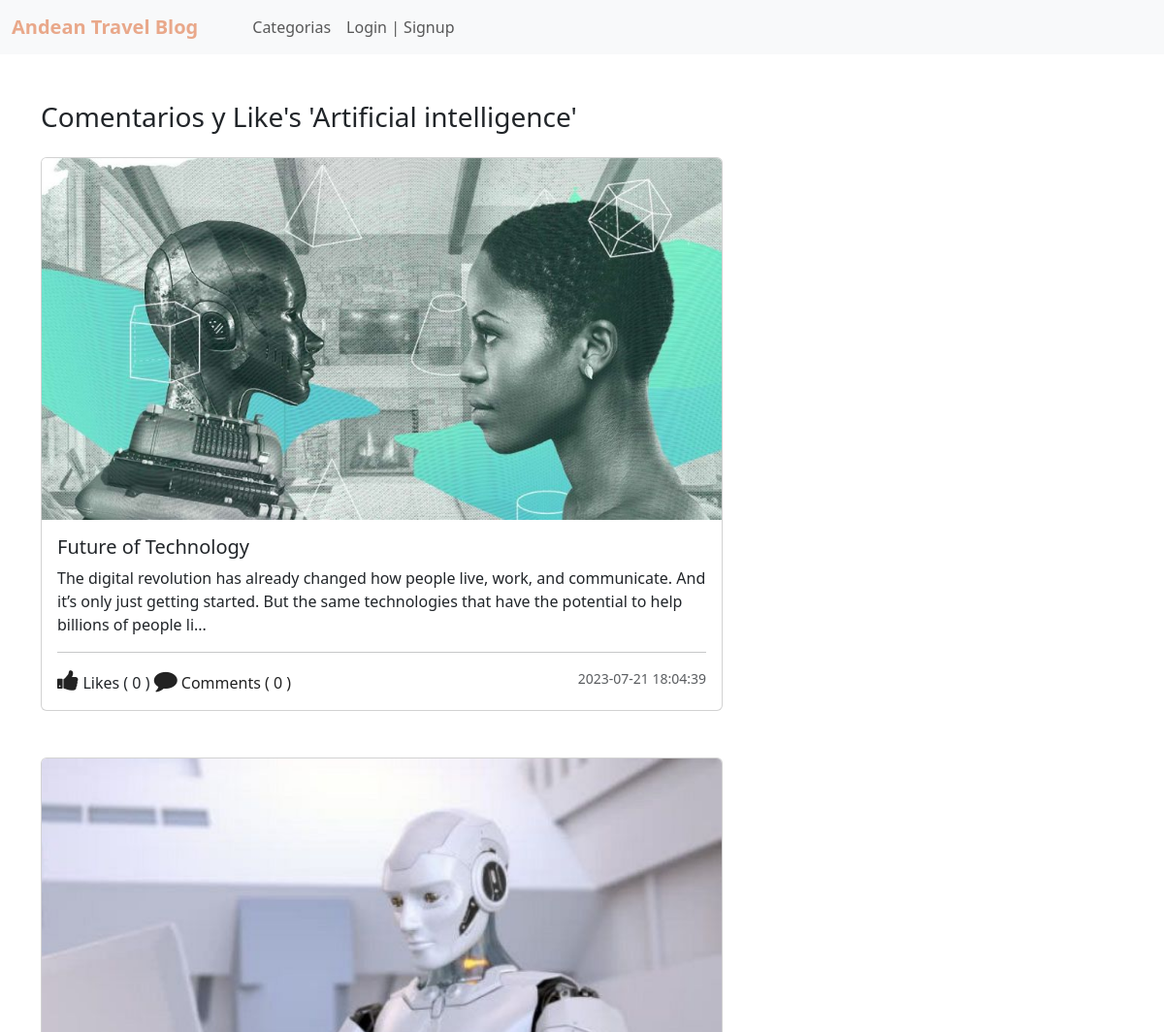
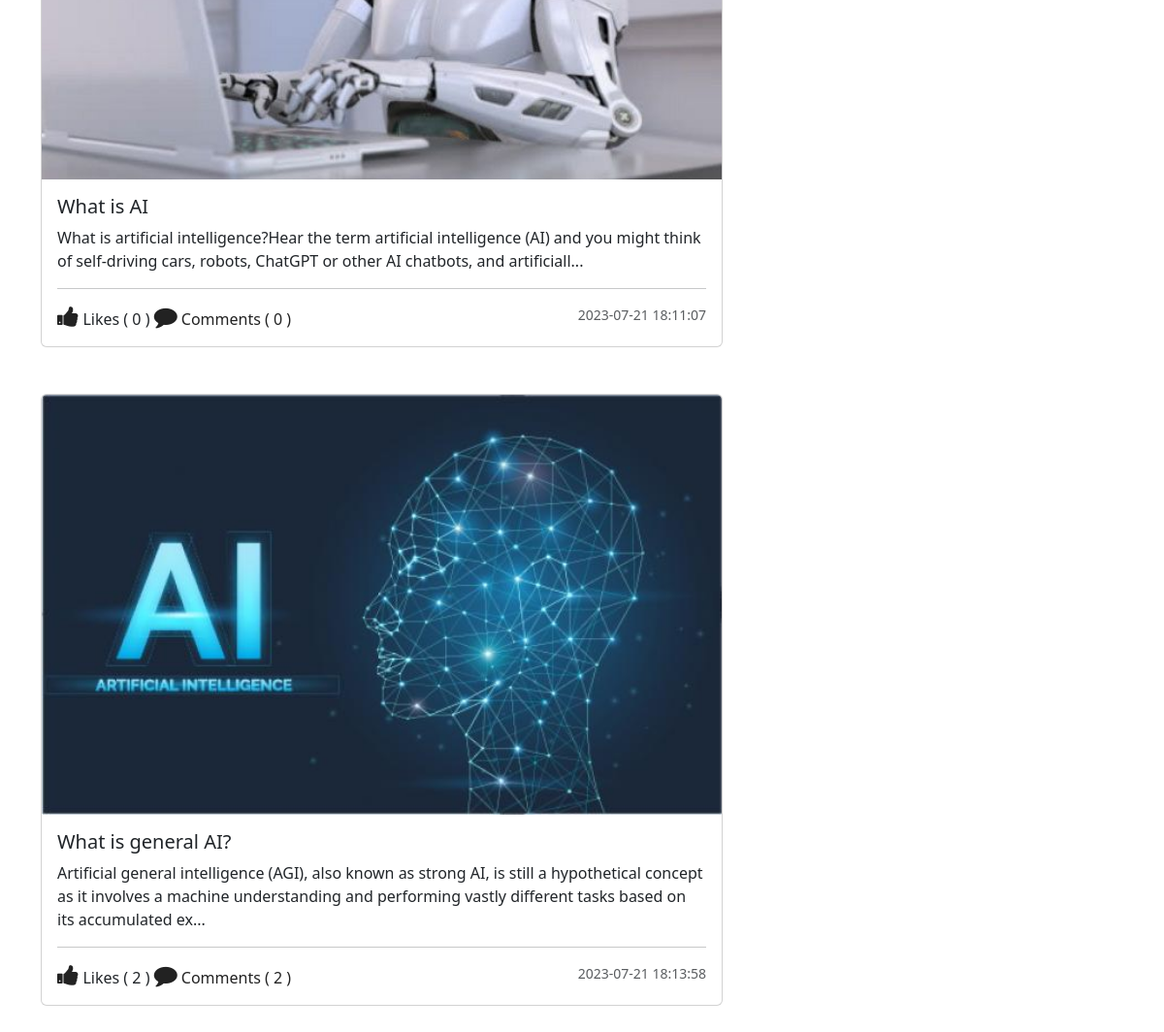
Page /category.php?category_id=9 on the committed database (2 pictures, top to bottom).
### tables this page shows
CREATE TABLE `category` (
  `id` int(11) NOT NULL,
  `category` varchar(127) NOT NULL
);

CREATE TABLE `post` (
  `post_id` int(11) NOT NULL,
  `post_title` varchar(127) NOT NULL,
  `post_text` text NOT NULL,
  `category` int(11) NOT NULL,
  `publish` int(2) NOT NULL DEFAULT 1,
  `cover_url` varchar(255) NOT NULL DEFAULT 'default.jpg',
  `crated_at` datetime NOT NULL DEFAULT current_timestamp()
);

### admin/data/Post.php (called while the page is built, shortened)
<?php
function getAllPostsByCategory($conn, $category_id){
   $sql = "SELECT * FROM post  WHERE category=? AND publish=1";
   $stmt = $conn->prepare($sql);
   $stmt->execute([$category_id]);
   if($stmt->rowCount() >= 1){
         $data = $stmt->fetchAll();
         return $data;
   }else {
       return 0;
   }
}
function getCategoryById($conn, $id){
   $sql = "SELECT * FROM category WHERE id=?";
   $stmt = $conn->prepare($sql);
   $stmt->execute([$id]);
   if($stmt->rowCount() >= 1){
         $data = $stmt->fetch();
         return $data;
   }else {
       return 0;
   }
}

### admin/data/Comment.php (called while the page is built, shortened)
<?php
function CountByPostID($conn, $id){
   $sql = "SELECT * FROM comment WHERE post_id=?";
   $stmt = $conn->prepare($sql);
   $stmt->execute([$id]);
   return $stmt->rowCount();
}
function likeCountByPostID($conn, $id){
   $sql = "SELECT * FROM post_like WHERE post_id=?";
   $stmt = $conn->prepare($sql);
   $stmt->execute([$id]);
   return $stmt->rowCount();
}

### Category.php (the view, shortened to what this page needs)
<?php
$logged = false;
  include_once("db_conn.php");
  include_once("admin/data/Post.php");
  include_once("admin/data/Comment.php");
  $categories = getAllCategories($conn);
  $category = 0;
 ?>
<!DOCTYPE html>
<html lang="en">
<head>
		<?php
           if (isset($_GET['category_id'])){
           	   $c_id =$_GET['category_id'];
           	   $category = getCategoryById($conn, $c_id);
           }else {
              echo "Blog Category Page";
           }
		 ?>
	<link href="https://cdn.jsdelivr.net/npm/bootstrap@5.3.0/dist/css/bootstrap.min.css" rel="stylesheet">
	<link rel="stylesheet" href="https://stackpath.bootstrapcdn.com/font-awesome/4.7.0/css/font-awesome.min.css">
	<link rel="stylesheet" href="css/style.css">
</head>
<body>
 <?php
     include 'inc/NavBar.php';
  ?>
 <div class="container mt-5">
 <h1 class="display-4 mb-4 fs-3">
 			<?php if ($category != 0)
 			  echo "Comentarios y Like's '".$category['category']."'";
 			else echo "Categorias Disponibles"; ?>
</h1>
  <section class="d-flex">
  	<?php if (!isset($_GET['category_id'])) { ?>
  	   <main class="main-blog p-2">
  	   	  <div class="list-group category-aside">
  	   	  	 <?php foreach ($categories as $category) {?>
			  <a href="category.php?category_id=<?=$category['id']?>"
			     class="list-group-item list-group-item-action">
			  	<?php echo $category['category']; ?>
			  </a>
			<?php } ?>
		   </div>
  	   </main>
  	<?php }else{
  	 $cId = $_GET['category_id'];
  	 $posts = getAllPostsByCategory($conn, $cId);
  	?>
	<?php if ($posts != 0) { ?>
   <main class="main-blog">
   	<?php foreach ($posts as $post) { ?>
   	   <div class="card main-blog-card mb-5">
	  <img src="upload/blog/<?=$post['cover_url']?>" class="card-img-top" alt="...">
	  <div class="card-body">
	    <h5 class="card-title"><?=$post['post_title']?></h5>
	    <?php
            $p = strip_tags($post['post_text']);
            $p = substr($p, 0, 200);
	     ?>
	    <p class="card-text"><?=$p?>...</p>
	    <hr>
        <div class="d-flex justify-content-between">
        	<div class="react-btns">
    		<?php
    		$post_id = $post['post_id'];
    		if ($logged) {
    			$liked = isLikedByUserID($conn, $post_id, $user_id);
            if($liked){
    		 ?>
        	<i class="fa fa-thumbs-up liked like-btn"
		   	   post-id="<?=$post_id?>"
		   	   liked="1"
		   	   aria-hidden="true"></i>
		       <?php }else{ ?>
		    <i class="fa fa-thumbs-up like like-btn"
		        post-id="<?=$post_id?>"
		   	    liked="0"
		        aria-hidden="true"></i>
		    <?php } } else{ ?>
		    <i class="fa fa-thumbs-up" aria-hidden="true"></i>
		    <?php } ?>
		   Likes (
    <span><?php
   echo likeCountByPostID($conn, $post['post_id']);
     ?></span> )
		    <a href="blog-view.php?post_id=<?=$post['post_id']?>#comments">
        	<i class="fa fa-comment" aria-hidden="true"></i> Comments (
		        <?php
                    echo CountByPostID($conn, $post['post_id']);
		         ?>
		        )
		    </a>
		    </div>
		    <small class="text-body-secondary"><?=$post['crated_at']?></small>
        </div>
	  </div>
	</div>
   <?php } ?>
   </main>
  	<?php } } ?>
       <aside class="aside-main">
       </aside>
  </section>
    </div>
</body>
</html>

### inc/NavBar.php (shortened to what this page needs)
<nav class="navbar navbar-expand-lg bg-body-tertiary">
	  <div class="container-fluid">
	    <a class="navbar-brand" href="blog.php">
	    	<b><span style="color: #e9a88a;">Andean Travel Blog</span>
	    	</b>
	    </a>
	    <div class="collapse navbar-collapse" id="navbarSupportedContent">
	      <ul class="navbar-nav me-auto mb-2 mb-lg-0">
	        <li class="nav-item">
	          <a class="nav-link active" aria-current="page" href="index.php"></a>
	        </li>
	        <li class="nav-item">
	          <a class="nav-link" href="blog.php"></a>
	        </li>
	        <li class="nav-item">
	          <a class="nav-link"
	             href="category.php">
	             Categorias</a>
	        </li>
	         <?php
               if ($logged) {
	         ?>
	        <li class="nav-item dropdown">
	          <a class="nav-link dropdown-toggle"
	             href="profile.php"
	             role="button"
	             data-bs-toggle="dropdown"
	             aria-expanded="false">
	             <i class="fa fa-user"
	                aria-hidden="true"></i>
	            @<?=$_SESSION['username']?>
	          </a>
	          <ul class="dropdown-menu">
	            <li><a class="dropdown-item"
	            	   href="logout.php">
	            	   Logout</a></li>
	          </ul>
	        </li>
	        <?php
               } else {
	         ?>
	         <li class="nav-item">
	          <a class="nav-link" href="login.php">Login | Signup</a>
	        </li>
	         <?php
               }
	         ?>
	      </ul>
	    </div>
	  </div>
	</nav>

### css/style.css (style rules this page uses)
img { max-width: 100%; }
.main-blog-card { width: 90%; }
.main-blog { width: 70%; }
.aside-main { width: 30%; }
.react-btns i { font-size: 24px; color: #222; cursor: pointer; }
.react-btns a { text-decoration: none; color: #222; cursor: pointer; }

### rows in the picture
category: category "Artificial intelligence"
post: cover_url (picture), post_title "Future of Technology", post_text "The digital revolution has already changed how people live, work, and communicate. And it’s only just getting started. But the same technologies that have the potential to help billions of people li", post_id "0", crated_at "2023-07-21 18:04:39"
post: cover_url (picture), post_title "What is AI", post_text "What is artificial intelligence?Hear the term artificial intelligence (AI) and you might think of self-driving cars, robots, ChatGPT or other AI chatbots, and artificiall", post_id "0", crated_at "2023-07-21 18:11:07"
post: cover_url (picture), post_title "What is general AI?", post_text "Artificial general intelligence (AGI), also known as strong AI, is still a hypothetical concept as it involves a machine understanding and performing vastly different tasks based on its accumulated ex", post_id "2", crated_at "2023-07-21 18:13:58"
